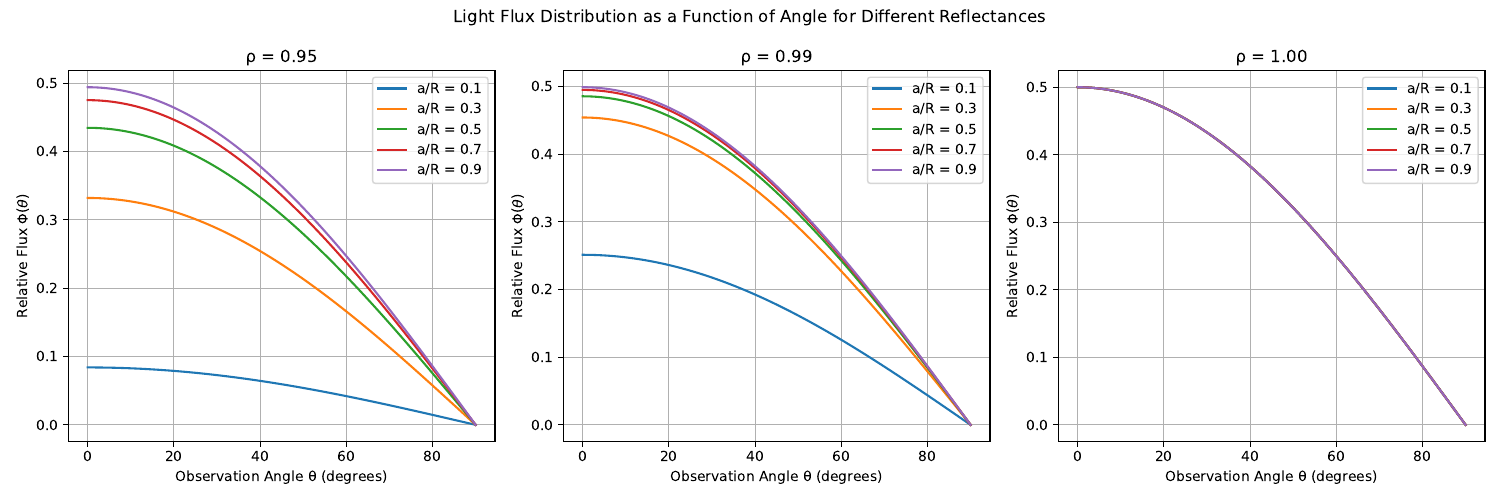

Write the Python code that produced this figure.
import numpy as np
import matplotlib.pyplot as plt

# Constants
R = 1.0  # sphere radius
a_values = np.linspace(0.1, 0.9, 5)  # port radii as fractions of R
theta = np.linspace(0, np.pi/2, 100)  # angles from 0 to 90 degrees
Phi_input = 1
rho_values = [0.95, 0.99, 1.00]  # different reflectance values

# Create figure with three subplots
fig, axes = plt.subplots(1, 3, figsize=(15, 5))
fig.suptitle('Light Flux Distribution as a Function of Angle for Different Reflectances')

# Plot for each reflectance value
for idx, rho in enumerate(rho_values):
    for a in a_values:
        alpha = np.arcsin(a / R)  # port half-angle
        f = (a / R) ** 2  # area ratio
        Phi_theta = (Phi_input / (1 - rho * (1 - f))) * (0.5 * np.sin(alpha) ** 2) * np.cos(theta)
        
        axes[idx].plot(np.degrees(theta), Phi_theta, label=f'a/R = {a:.1f}')
    
    axes[idx].set_xlabel('Observation Angle θ (degrees)')
    axes[idx].set_ylabel('Relative Flux $\Phi(θ)$')
    axes[idx].set_title(f'ρ = {rho:.2f}')
    axes[idx].legend()
    axes[idx].grid(True)

plt.tight_layout()
plt.savefig('subtendedFlux.pdf')
plt.show()

plt.clf()

fig1 = plt.figure(figsize=(6, 5))
ax = fig1.add_subplot(111)  # Creates a single subplot that spans the entire figure
ax.set_title('Light Flux Distribution as a Function of Angle for Different Radius Ratios')
# Add a text annotation for the subtitle
ax.text(0.5, 0.95, '$\Phi(θ)$ $\propto$ $1/2 * sin^2(α)cos(θ)$', 
        horizontalalignment='center', transform=ax.transAxes)
ax.set_xlabel('Observation Angle θ (degrees)')
ax.set_ylabel('Relative Flux $\Phi(θ)$')

for a in a_values:
        alpha = np.arcsin(a / R)  # port half-angle
        f = (a / R) ** 2  # area ratio
        
        Phi_theta = f* (0.5 * np.sin(alpha) ** 2) * np.cos(theta)
        Phi_theta_no_correction = f * np.cos(theta)
        ax.plot(np.degrees(theta), Phi_theta, label=f'a/R = {a:.1f}')
        ax.plot(np.degrees(theta), Phi_theta_no_correction, label=f'a/R = {a:.1f} (no correction)', linestyle='--')

plt.legend() 
plt.show()